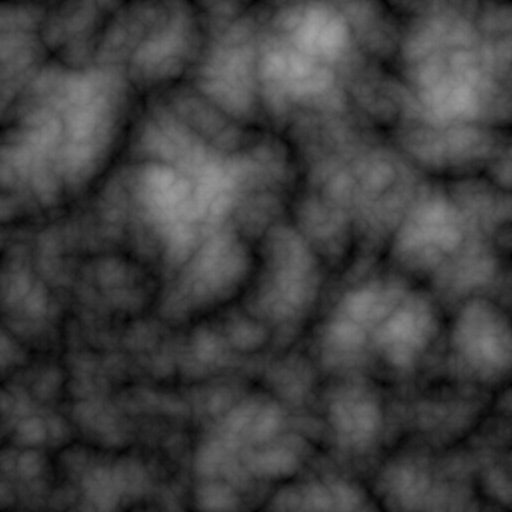
#> input picture packages/5.7/Glaze/Resources/Pack/Noises/1k/T_Noise_Billow.png, 1024 x 1024 px, given as the content of the folder ckages/5.7/Glaze/Resources/Pack/Noises/1k/T_Noise_Billow.png, which was not available (shown at 1/2 size)
$ python contact_sheet.py ../../packages/5.7/Glaze/Resources/Pack/Noises/1k/T_Noise_Billow.png out.png
#> lines starting #> are read from the running program, lines starting #| are printed output that depends on the picture; pictures that were not available may be replaced by others from this repository, and a replacement may not be noted
#> `sheet = Image.new("RGB", (width, height), BG)`: sheet: PIL image 1536x292 RGB; every value is 30
"""Contact sheet of the generated pack: one row per material (BC 2x2 tiled, N, ORM), for a quick visual check.
Noises get their own labeled grid below the material rows (they do not widen the sheet).

Run: python Tools/texgen/contact_sheet.py <raw_dir> <out.png> [name filter...]
"""
import os
import sys

from PIL import Image, ImageDraw

RAW = sys.argv[1]
OUT = sys.argv[2]
FILTER = sys.argv[3:]
CELL = 256
LABEL = 18
MAT_COLS = 3
NOISE_COLS = 6
BG = (30, 30, 30)
FG = (230, 230, 230)


def thumb(path, tile=False):
#> called with tile = False
    with Image.open(path) as src:
#> src is the input picture: PIL image 1024x1024 L; min 1, max 165, mean 63.9
        if tile:
            im = src.convert("RGB").resize((CELL // 2, CELL // 2), Image.LANCZOS)
            t = Image.new("RGB", (CELL, CELL))
            for x in (0, CELL // 2):
                for y in (0, CELL // 2):
                    t.paste(im, (x, y))
            im.close()
            return t
        return src.convert("RGB").resize((CELL, CELL), Image.LANCZOS)
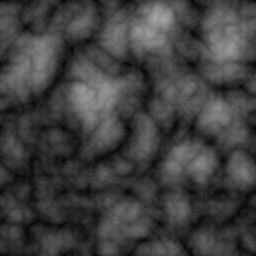
#> returned value: PIL image 256x256 RGB; min 5, max 164, mean 63.9


def paste(sheet, path, pos, tile=False):
    t = thumb(path, tile)
    sheet.paste(t, pos)
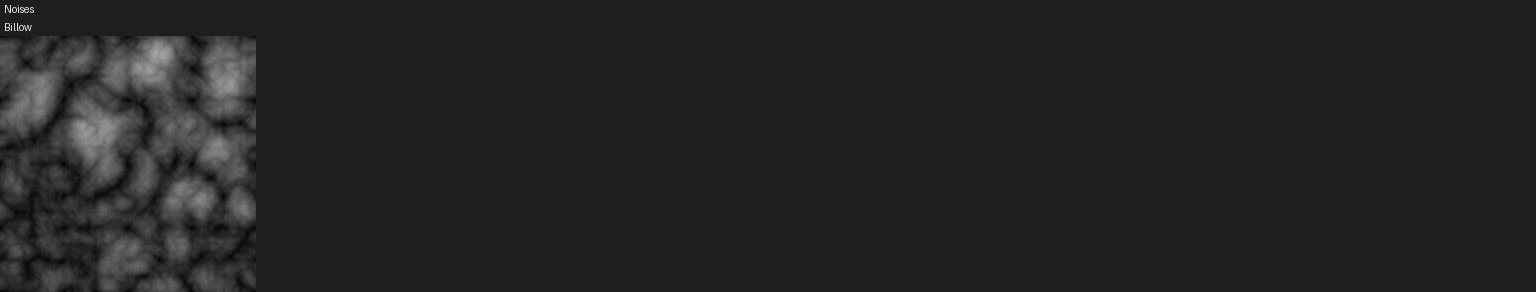
#> sheet: PIL image 1536x292 RGB; min 5, max 228, mean 35
    t.close()


names = sorted(n for n in os.listdir(RAW) if os.path.isdir(os.path.join(RAW, n)) and n not in ("test", "Noises"))
if FILTER:
    names = [n for n in names if any(f.lower() in n.lower() for f in FILTER)]
mats = []  # (name, folder, files)
for name in names:
    folder = os.path.join(RAW, name, "1k")
    if os.path.isdir(folder):
        files = sorted(os.listdir(folder))
        mats.append((name, folder, [f for f in files if f.endswith("_BC.png")] + [f for f in files if not f.endswith("_BC.png")]))

noise_dir = os.path.join(RAW, "Noises", "1k")
noises = []
if os.path.isdir(noise_dir) and (not FILTER or any(f.lower() in "noises" for f in FILTER)):
    noises = sorted(f for f in os.listdir(noise_dir) if f.lower().endswith(".png"))

mat_rows = len(mats)
noise_rows = (len(noises) + NOISE_COLS - 1) // NOISE_COLS
width = max(MAT_COLS if mats else 0, NOISE_COLS if noises else 0, 1) * CELL
mat_h = mat_rows * (CELL + LABEL)
height = max(mat_h + noise_rows * (CELL + LABEL) + (LABEL if noises else 0), 1)
sheet = Image.new("RGB", (width, height), BG)
draw = ImageDraw.Draw(sheet)

for r, (name, folder, files) in enumerate(mats):
    y = r * (CELL + LABEL)
    draw.text((4, y + 3), name, fill=FG)
    for c, f in enumerate(files[:MAT_COLS]):
        paste(sheet, os.path.join(folder, f), (c * CELL, y + LABEL), tile=f.endswith("_BC.png"))

if noises:
    top = mat_h
    draw.text((4, top + 3), "Noises", fill=FG)
    top += LABEL
    for i, f in enumerate(noises):
        x, y = (i % NOISE_COLS) * CELL, top + (i // NOISE_COLS) * (CELL + LABEL)
        draw.text((x + 4, y + 3), f[:-4].replace("T_Noise_", ""), fill=FG)
        paste(sheet, os.path.join(noise_dir, f), (x, y + LABEL))
#> pass 2 of the loop `for i, f in enumerate(noises):`:
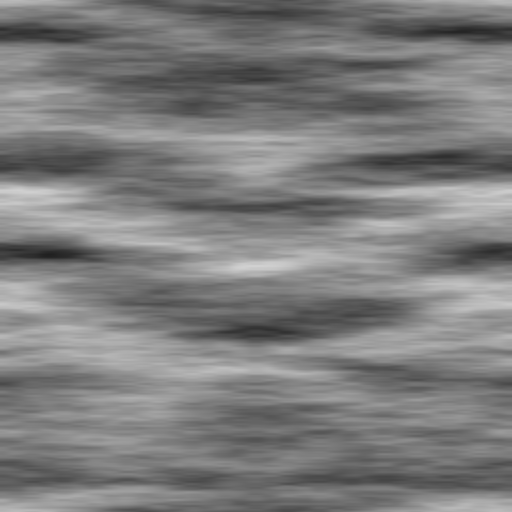
#> input picture packages/5.7/Glaze/Resources/Pack/Noises/1k/T_Noise_BrushedMetal.png, 1024 x 1024 px, given as the content of the folder ckages/5.7/Glaze/Resources/Pack/Noises/1k/T_Noise_Billow.png, which was not available (shown at 1/2 size)
#> in thumb, src is the input picture: PIL image 1024x1024 L; min 32, max 210, mean 124.9
#> in thumb (call 2), `return src.convert("RGB").resize((CELL, CELL), Image.LANCZOS)`:
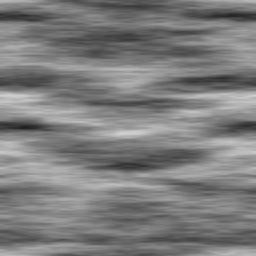
#> returned value: PIL image 256x256 RGB; min 32, max 208, mean 124.9
#> in paste (call 2), `sheet.paste(t, pos)`:
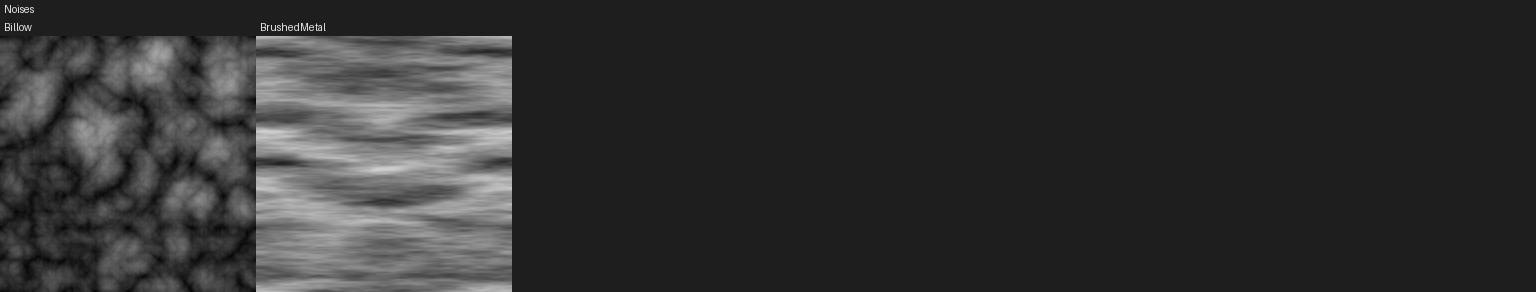
#> sheet: PIL image 1536x292 RGB; min 5, max 229, mean 49
#> pass 3 of the loop `for i, f in enumerate(noises):`:
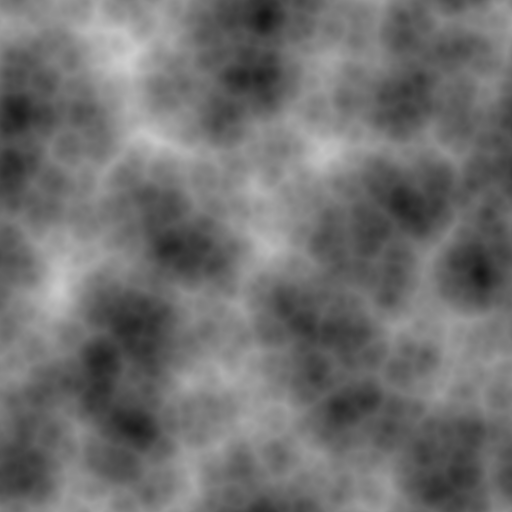
#> input picture packages/5.7/Glaze/Resources/Pack/Noises/1k/T_Noise_CellularFBM.png, 1024 x 1024 px, given as the content of the folder ckages/5.7/Glaze/Resources/Pack/Noises/1k/T_Noise_Billow.png, which was not available (shown at 1/2 size)
#> in thumb, src is the input picture: PIL image 1024x1024 L; min 21, max 206, mean 110.8
#> in thumb (call 3), `return src.convert("RGB").resize((CELL, CELL), Image.LANCZOS)`:
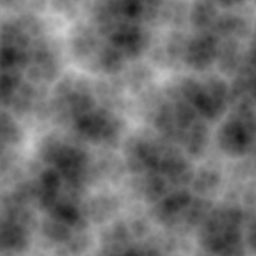
#> returned value: PIL image 256x256 RGB; min 21, max 205, mean 110.7
#> in paste (call 3), `sheet.paste(t, pos)`:
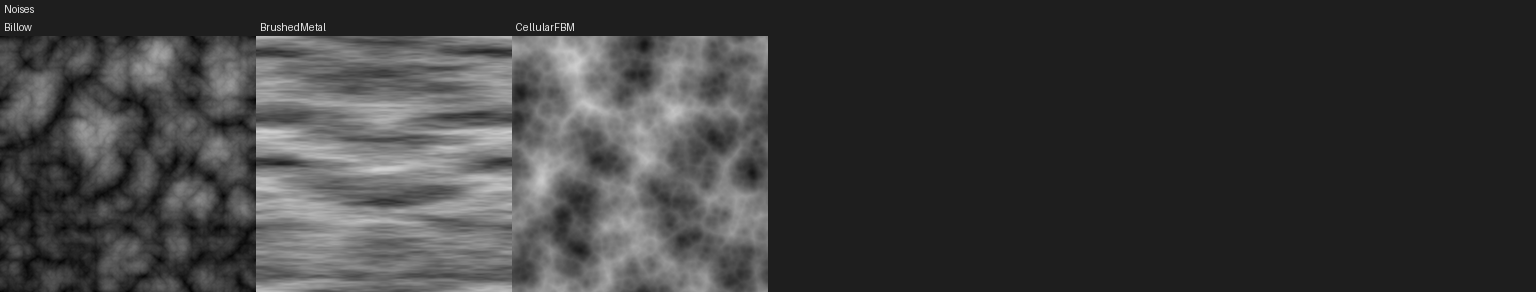
#> sheet: PIL image 1536x292 RGB; min 5, max 229, mean 60.8

sheet.save(OUT)
print(OUT, sheet.size)
#| out.png (1536, 292)
